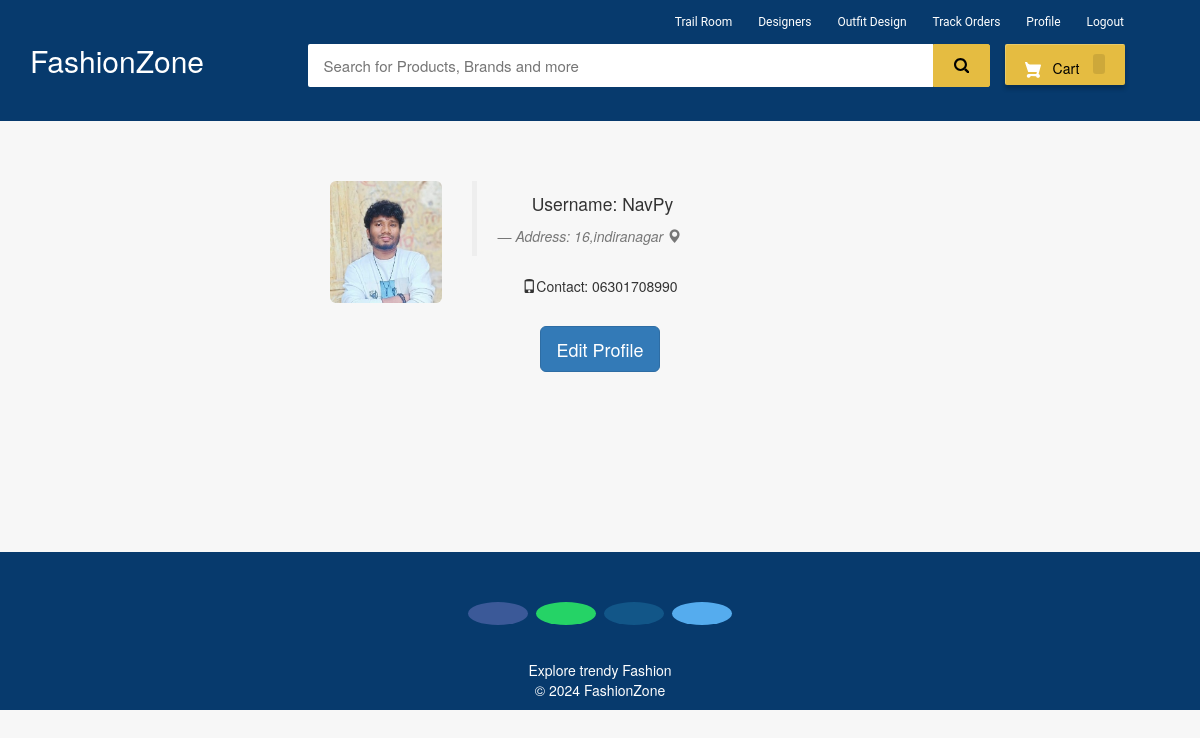
/my-profile (signed in), run on the app's committed database.
### ecom/models.py (models this page shows, shortened)
class Customer(models.Model):
    user=models.OneToOneField(User,on_delete=models.CASCADE)
    profile_pic= models.ImageField(upload_to='profile_pic/CustomerProfilePic/',null=True,blank=True)
    address = models.CharField(max_length=40)
    mobile = models.CharField(max_length=20,null=False)

### ecom/views.py (the view)
# urls.py: path('my-profile', views.my_profile_view,name='my-profile'),
@login_required(login_url='customerlogin')
@user_passes_test(is_customer)
def my_profile_view(request):
    customer=models.Customer.objects.get(user_id=request.user.id)
    return render(request,'ecom/my_profile.html',{'customer':customer})

### ecom/views.py (called while the page is built)
def is_customer(user):
    return user.groups.filter(name='CUSTOMER').exists()

### templates/ecom/my_profile.html (shortened to what this page needs)
{% extends 'ecom/customer_base.html' %}
{% load static %}
{% block content %}
<br><br><br>
<div style="padding-left:300px;" class="container">
        <div class="col-sm-2 col-md-2">
            <img src="{% static customer.profile_pic.url %}"   alt="profile pic" class="img-rounded img-responsive" />
        </div>
        <div class="col-sm-4 col-md-4">
            <blockquote>
                <p>Username: {{request.user}}</p> <small><cite title="Source Title">Address: {{customer.address}}  <i class="glyphicon glyphicon-map-marker"></i></cite></small>
            </blockquote>
            <p><i class="glyphicon glyphicon-phone"></i>Contact: {{customer.mobile}}
            </p>
        </div>
</div>
<br>
<div style="text-align: center;">
  <a href="/edit-profile"><button class="btn btn-primary btn-lg" ><span>Edit Profile </span></button></a>
</div>
<br><br><br><br><br><br>
{% endblock content %}

### templates/ecom/customer_base.html (style rules this page uses)
body { background-color: #f7f7f7; }
p { text-align: center; }

### templates/ecom/my_profile.html (style rules this page uses)
body { background-color:#f7f7f7; }

### data on the page
Customer: profile_pic (picture), address "16,indiranagar", mobile "06301708990"

### other printed values
{{ request.user }} "NavPy"
